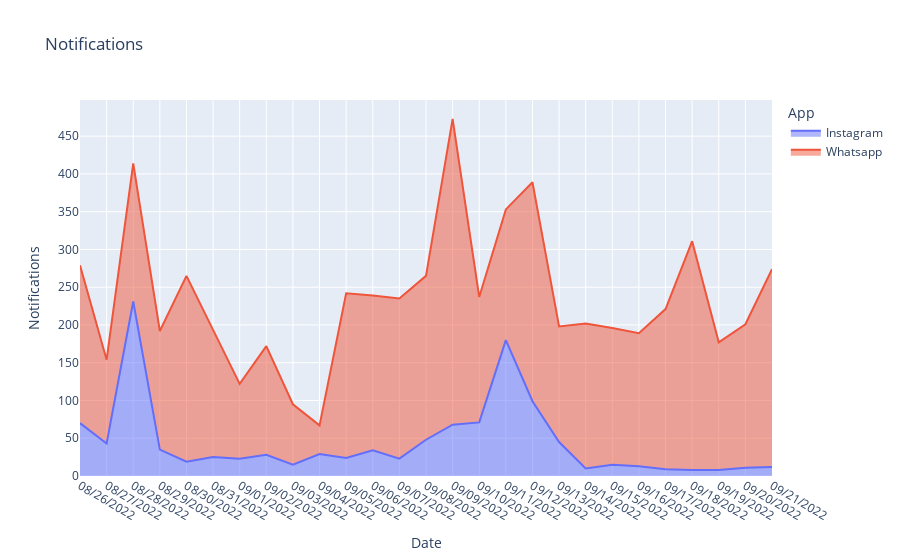

Notebook cell for this chart:
### Code cell
fig_1.show()

### Figure 1 — Plotly figure (JSON) as saved in the notebook; plotly's stock layout.template omitted (floating-point values rounded to 4 significant figures)
{"data": [{"fillpattern": {"shape": ""}, "hovertemplate": "App=Instagram<br>Date=%{x}<br>Notifications=%{y}<extra></extra>", "legendgroup": "Instagram", "line": {"color": "#636efa"}, "marker": {"symbol": "circle"}, "mode": "lines", "name": "Instagram", "orientation": "v", "showlegend": true, "stackgroup": "1", "type": "scatter", "x": ["08/26/2022", "08/27/2022", "08/28/2022", "08/29/2022", "08/30/2022", "08/31/2022", "09/01/2022", "09/02/2022", "09/03/2022", "09/04/2022", "09/05/2022", "09/06/2022", "09/07/2022", "09/08/2022", "09/09/2022", "09/10/2022", "09/11/2022", "09/12/2022", "09/13/2022", "09/14/2022", "09/15/2022", "09/16/2022", "09/17/2022", "09/18/2022", "09/19/2022", "09/20/2022", "09/21/2022"], "xaxis": "x", "y": [70, 43, 231, 35, 19, 25, 23, 28, 15, 29, 24, 34, 23, 48, 68, 71, 180, 99, 45, 10, 15, 13, 9, 8, 8, 11, 12], "yaxis": "y"}, {"fillpattern": {"shape": ""}, "hovertemplate": "App=Whatsapp<br>Date=%{x}<br>Notifications=%{y}<extra></extra>", "legendgroup": "Whatsapp", "line": {"color": "#EF553B"}, "marker": {"symbol": "circle"}, "mode": "lines", "name": "Whatsapp", "orientation": "v", "showlegend": true, "stackgroup": "1", "type": "scatter", "x": ["08/26/2022", "08/27/2022", "08/28/2022", "08/29/2022", "08/30/2022", "08/31/2022", "09/01/2022", "09/02/2022", "09/03/2022", "09/04/2022", "09/05/2022", "09/06/2022", "09/07/2022", "09/08/2022", "09/09/2022", "09/10/2022", "09/11/2022", "09/12/2022", "09/13/2022", "09/14/2022", "09/15/2022", "09/16/2022", "09/17/2022", "09/18/2022", "09/19/2022", "09/20/2022", "09/21/2022"], "xaxis": "x", "y": [209, 111, 183, 157, 246, 169, 99, 144, 80, 38, 218, 205, 212, 217, 405, 166, 173, 290, 153, 192, 181, 176, 212, 303, 169, 190, 262], "yaxis": "y"}], "layout": {"legend": {"title": {"text": "App"}, "tracegroupgap": 0}, "title": {"text": "Notifications"}, "xaxis": {"anchor": "y", "domain": [0, 1], "title": {"text": "Date"}}, "yaxis": {"anchor": "x", "domain": [0, 1], "title": {"text": "Notifications"}}}}
